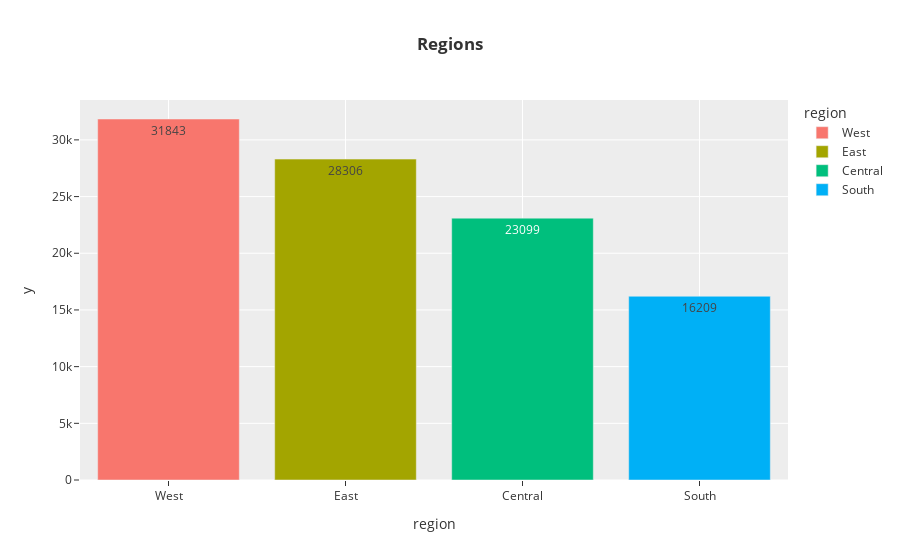
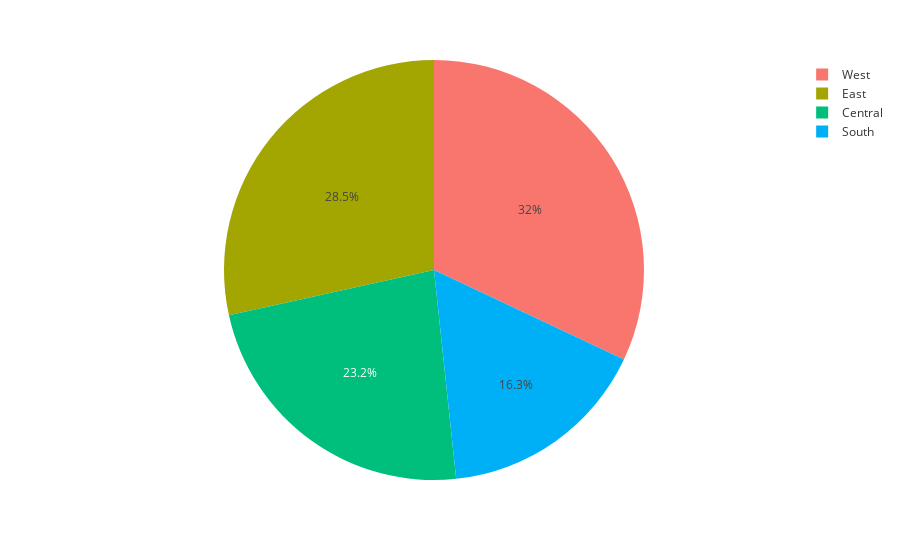

These figures' notebook cell, in order:
### Code cell
z=data['region'].value_counts()
fig=px.bar(z,x=z.index,y=z.values,color=z.index,text=z.values,
           template='ggplot2',
           title='<b>Regions</b> ')
fig.show()

#Pie Chart
fig=px.pie(z,names=z.index,values=z.values,template='ggplot2')
fig.show()

### Figure 1 — Plotly figure (JSON) as saved in the notebook; plotly's stock layout.template omitted (floating-point values rounded to 4 significant figures)
{"data": [{"alignmentgroup": "True", "hovertemplate": "region=%{x}<br>y=%{y}<br>text=%{text}<extra></extra>", "legendgroup": "West", "marker": {"color": "#F8766D", "pattern": {"shape": ""}}, "name": "West", "offsetgroup": "West", "orientation": "v", "showlegend": true, "text": [31843], "textposition": "auto", "type": "bar", "x": ["West"], "xaxis": "x", "y": [31843], "yaxis": "y"}, {"alignmentgroup": "True", "hovertemplate": "region=%{x}<br>y=%{y}<br>text=%{text}<extra></extra>", "legendgroup": "East", "marker": {"color": "#A3A500", "pattern": {"shape": ""}}, "name": "East", "offsetgroup": "East", "orientation": "v", "showlegend": true, "text": [28306], "textposition": "auto", "type": "bar", "x": ["East"], "xaxis": "x", "y": [28306], "yaxis": "y"}, {"alignmentgroup": "True", "hovertemplate": "region=%{x}<br>y=%{y}<br>text=%{text}<extra></extra>", "legendgroup": "Central", "marker": {"color": "#00BF7D", "pattern": {"shape": ""}}, "name": "Central", "offsetgroup": "Central", "orientation": "v", "showlegend": true, "text": [23099], "textposition": "auto", "type": "bar", "x": ["Central"], "xaxis": "x", "y": [23099], "yaxis": "y"}, {"alignmentgroup": "True", "hovertemplate": "region=%{x}<br>y=%{y}<br>text=%{text}<extra></extra>", "legendgroup": "South", "marker": {"color": "#00B0F6", "pattern": {"shape": ""}}, "name": "South", "offsetgroup": "South", "orientation": "v", "showlegend": true, "text": [16209], "textposition": "auto", "type": "bar", "x": ["South"], "xaxis": "x", "y": [16209], "yaxis": "y"}], "layout": {"autosize": true, "barmode": "relative", "legend": {"title": {"text": "region"}, "tracegroupgap": 0}, "title": {"text": "<b>Regions</b> "}, "xaxis": {"anchor": "y", "autorange": true, "categoryarray": ["West", "East", "Central", "South"], "categoryorder": "array", "domain": [0, 1], "range": [-0.5, 3.5], "title": {"text": "region"}, "type": "category"}, "yaxis": {"anchor": "x", "autorange": true, "domain": [0, 1], "range": [0, 33520.0], "title": {"text": "y"}, "type": "linear"}}}

### Figure 2 — Plotly figure (JSON) as saved in the notebook; plotly's stock layout.template omitted (floating-point values rounded to 4 significant figures)
{"data": [{"domain": {"x": [0, 1], "y": [0, 1]}, "hovertemplate": "region=%{label}<br>value=%{value}<extra></extra>", "labels": ["West", "East", "Central", "South"], "legendgroup": "", "name": "", "showlegend": true, "type": "pie", "values": [31843, 28306, 23099, 16209]}], "layout": {"autosize": true, "legend": {"tracegroupgap": 0}, "margin": {"t": 60}}}
